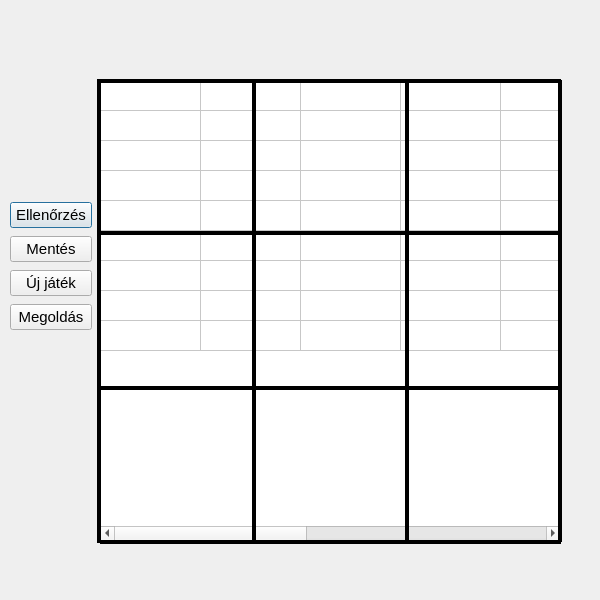
<?xml version="1.0" encoding="UTF-8"?>
<ui version="4.0">
 <class>Game</class>
 <widget class="QDialog" name="Game">
  <property name="geometry">
   <rect>
    <x>0</x>
    <y>0</y>
    <width>600</width>
    <height>600</height>
   </rect>
  </property>
  <property name="windowTitle">
   <string>Sudoku</string>
  </property>
  <widget class="QTableWidget" name="tableWidget">
   <property name="geometry">
    <rect>
     <x>100</x>
     <y>80</y>
     <width>461</width>
     <height>461</height>
    </rect>
   </property>
   <property name="rowCount">
    <number>9</number>
   </property>
   <property name="columnCount">
    <number>9</number>
   </property>
   <attribute name="horizontalHeaderVisible">
    <bool>false</bool>
   </attribute>
   <attribute name="horizontalHeaderHighlightSections">
    <bool>false</bool>
   </attribute>
   <attribute name="verticalHeaderVisible">
    <bool>false</bool>
   </attribute>
   <attribute name="verticalHeaderHighlightSections">
    <bool>false</bool>
   </attribute>
   <row/>
   <row/>
   <row/>
   <row/>
   <row/>
   <row/>
   <row/>
   <row/>
   <row/>
   <column/>
   <column/>
   <column/>
   <column/>
   <column/>
   <column/>
   <column/>
   <column/>
   <column/>
  </widget>
  <widget class="Line" name="line">
   <property name="geometry">
    <rect>
     <x>100</x>
     <y>225</y>
     <width>461</width>
     <height>16</height>
    </rect>
   </property>
   <property name="frameShadow">
    <enum>QFrame::Plain</enum>
   </property>
   <property name="lineWidth">
    <number>4</number>
   </property>
   <property name="orientation">
    <enum>Qt::Horizontal</enum>
   </property>
  </widget>
  <widget class="Line" name="line_2">
   <property name="geometry">
    <rect>
     <x>100</x>
     <y>378</y>
     <width>461</width>
     <height>21</height>
    </rect>
   </property>
   <property name="frameShadow">
    <enum>QFrame::Plain</enum>
   </property>
   <property name="lineWidth">
    <number>4</number>
   </property>
   <property name="orientation">
    <enum>Qt::Horizontal</enum>
   </property>
  </widget>
  <widget class="Line" name="line_3">
   <property name="geometry">
    <rect>
     <x>100</x>
     <y>534</y>
     <width>461</width>
     <height>16</height>
    </rect>
   </property>
   <property name="frameShadow">
    <enum>QFrame::Plain</enum>
   </property>
   <property name="lineWidth">
    <number>4</number>
   </property>
   <property name="orientation">
    <enum>Qt::Horizontal</enum>
   </property>
  </widget>
  <widget class="Line" name="line_4">
   <property name="geometry">
    <rect>
     <x>100</x>
     <y>73</y>
     <width>461</width>
     <height>16</height>
    </rect>
   </property>
   <property name="frameShadow">
    <enum>QFrame::Plain</enum>
   </property>
   <property name="lineWidth">
    <number>4</number>
   </property>
   <property name="orientation">
    <enum>Qt::Horizontal</enum>
   </property>
  </widget>
  <widget class="Line" name="line_5">
   <property name="geometry">
    <rect>
     <x>89</x>
     <y>79</y>
     <width>20</width>
     <height>464</height>
    </rect>
   </property>
   <property name="frameShadow">
    <enum>QFrame::Plain</enum>
   </property>
   <property name="lineWidth">
    <number>4</number>
   </property>
   <property name="orientation">
    <enum>Qt::Vertical</enum>
   </property>
  </widget>
  <widget class="Line" name="line_6">
   <property name="geometry">
    <rect>
     <x>550</x>
     <y>80</y>
     <width>20</width>
     <height>462</height>
    </rect>
   </property>
   <property name="frameShadow">
    <enum>QFrame::Plain</enum>
   </property>
   <property name="lineWidth">
    <number>4</number>
   </property>
   <property name="orientation">
    <enum>Qt::Vertical</enum>
   </property>
  </widget>
  <widget class="Line" name="line_7">
   <property name="geometry">
    <rect>
     <x>244</x>
     <y>80</y>
     <width>20</width>
     <height>461</height>
    </rect>
   </property>
   <property name="frameShadow">
    <enum>QFrame::Plain</enum>
   </property>
   <property name="lineWidth">
    <number>4</number>
   </property>
   <property name="orientation">
    <enum>Qt::Vertical</enum>
   </property>
  </widget>
  <widget class="Line" name="line_8">
   <property name="geometry">
    <rect>
     <x>399</x>
     <y>80</y>
     <width>16</width>
     <height>461</height>
    </rect>
   </property>
   <property name="frameShadow">
    <enum>QFrame::Plain</enum>
   </property>
   <property name="lineWidth">
    <number>4</number>
   </property>
   <property name="orientation">
    <enum>Qt::Vertical</enum>
   </property>
  </widget>
  <widget class="QLabel" name="label">
   <property name="geometry">
    <rect>
     <x>101</x>
     <y>13</y>
     <width>467</width>
     <height>51</height>
    </rect>
   </property>
   <property name="text">
    <string>&lt;html&gt;&lt;head/&gt;&lt;body&gt;&lt;p align=&quot;center&quot;&gt;&lt;br/&gt;&lt;/p&gt;&lt;/body&gt;&lt;/html&gt;</string>
   </property>
  </widget>
  <widget class="QWidget" name="">
   <property name="geometry">
    <rect>
     <x>10</x>
     <y>200</y>
     <width>82</width>
     <height>132</height>
    </rect>
   </property>
   <layout class="QVBoxLayout" name="verticalLayout">
    <item>
     <widget class="QPushButton" name="pushButton">
      <property name="font">
       <font>
        <pointsize>11</pointsize>
       </font>
      </property>
      <property name="text">
       <string>Ellenőrzés</string>
      </property>
     </widget>
    </item>
    <item>
     <widget class="QPushButton" name="pushButton_2">
      <property name="font">
       <font>
        <pointsize>11</pointsize>
       </font>
      </property>
      <property name="text">
       <string>Mentés</string>
      </property>
     </widget>
    </item>
    <item>
     <widget class="QPushButton" name="pushButton_3">
      <property name="font">
       <font>
        <pointsize>11</pointsize>
       </font>
      </property>
      <property name="text">
       <string>Új játék</string>
      </property>
     </widget>
    </item>
    <item>
     <widget class="QPushButton" name="pushButton_4">
      <property name="font">
       <font>
        <pointsize>11</pointsize>
       </font>
      </property>
      <property name="text">
       <string>Megoldás</string>
      </property>
     </widget>
    </item>
   </layout>
  </widget>
 </widget>
 <resources/>
 <connections/>
</ui>
